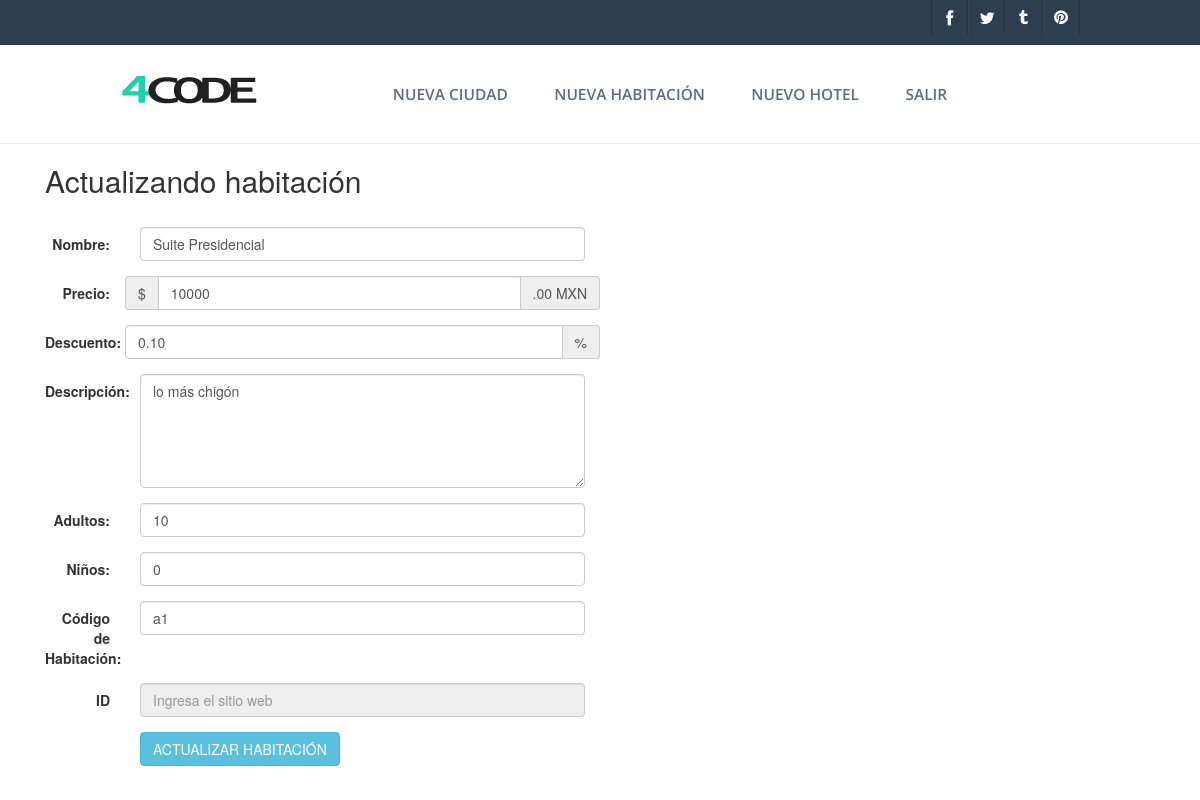
Page /actualizarHabitacion.php?Variable=1 (signed in) on the committed database.
### tables this page shows
CREATE TABLE habitacion (
id_habitacion int auto_increment primary key, 
nombre varchar(50) not null, 
precio 	int not null,
descuento DEC(4,2) not null,
descripcion varchar(100) not null,
adultos varchar(2) not null,
ninos varchar(2) not null,
numeroHabitacion varchar(2) not null,
id_hotel int not null,
FOREIGN KEY (id_hotel) REFERENCES hotel(id_hotel)
);

### actualizarHabitacion.php (the view, shortened to what this page needs)
<!DOCTYPE html>
<html>
<head>
<?php include "style.php"; ?>
</head>
<body>
      <div class="top-header" id="header">
        <div class="wrap">
        <div class="top-header-right">
          <ul>
            <li><a class="face" href="#"><span> </span></a></li>
            <li><a class="twit" href="#"><span> </span></a></li>
            <li><a class="thum" href="#"><span> </span></a></li>
            <li><a class="pin" href="#"><span> </span></a></li>
          </ul>
        </div>
      </div>
      </div>
      <div class="header">
        <div class="wrap">
        <div class="logo">
          <a href="index.html"><img src="web/images/logo.png" title="HotelesBonitos" /></a>
        </div>
<?php
include 'menuADMIN.php';
?>
      </div>
    </div>
<?php
  $mysqli = mysqli_connect("localhost", "root", "12345", "hoteles");
  $sql = "SELECT * from habitacion where id_habitacion = ".$_GET['Variable'];
  $res = mysqli_query($mysqli, $sql);
  while ($newArray = mysqli_fetch_array($res, MYSQLI_ASSOC)) {
   $nombre = $newArray['nombre'];
   $precio = $newArray['precio'];
   $descuento = $newArray['descuento'];
   $descripcion = $newArray['descripcion'];
   $adultos = $newArray['adultos'];
   $ninos = $newArray['ninos'];
   $numeroHabitacion = $newArray['numeroHabitacion'];
   ?>
 <div class='container'>
<div class="col-sm-6" align:center >
  <h2 >Actualizando habitación</h2> <br>
  <form class="form-horizontal" method="POST">
  <div class="form-group">
      <label class="control-label col-sm-2" for="nombre">Nombre:</label>
      <div class="col-sm-10">
        <input type="text" class="form-control" id="nombre" placeholder="Ingresa el nombre" name="nombre" value='<?php echo $nombre ?>' onkeypress="return letras(event);">
      </div>
    </div>
   <div class="form-group">
      <label class="control-label col-sm-2" for="precio">Precio:</label>
      <div class="input-group"s>
        <div class="input-group-addon">$</div>
        <input type="text" class="form-control" id="precio" placeholder="dinero dinero dinero" name="precio" value='<?php echo $precio ?>'  onkeypress="return num(event);">
        <div class="input-group-addon">.00 MXN</div>
      </div>
    </div>
    <div class="form-group">
      <label class="control-label col-sm-2" for="descuento">Descuento:</label>
      <div class="input-group">
        <input type="text" class="form-control" id="descuento" name="descuento" value='<?php echo $descuento ?>' onkeypress="return num(event);">
        <div class="input-group-addon">%</div>
      </div>
    </div>
     <div class="form-group">
      <label class="control-label col-sm-2" for="descripcion">Descripción:</label>
      <div class="col-sm-10">
        <textarea class="form-control" rows="5" id="descripcion" name="descripcion" ><?php echo $descripcion ?></textarea>
      </div>
    </div>
     <div class="form-group">
      <label class="control-label col-sm-2" for="adultos">Adultos:</label>
      <div class="col-sm-10">
        <input type="text" class="form-control" id="adultos" placeholder="Ingresa cantidad de adultos" name="adultos" value='<?php echo $adultos ?>' onkeypress="return num(event);">
      </div>
    </div>
      <div class="form-group">
      <label class="control-label col-sm-2" for="ninos">Niños:</label>
      <div class="col-sm-10">
        <input type="text" class="form-control" id="ninos" placeholder="Ingresa cantidad de niños" name="ninos" value='<?php echo $ninos ?>' onkeypress="return num(event);">
      </div>
    </div>
    <div class="form-group">
      <label class="control-label col-sm-2" for="web">Código de Habitación:</label>
      <div class="col-sm-10">
        <input type="text" class="form-control" id="web" placeholder="Ejemplo A12" name="web" value='<?php echo $numeroHabitacion ?>'>
      </div>
    </div>
        <div class="form-group">
      <label class="control-label col-sm-2" for="ubicacion">ID</label>
      <div class="col-sm-10">
        <input type="text" class="form-control" id="ubicacion" placeholder="Ingresa el sitio web" name="ubicacion" value='<?php echo $_SESSION['idHotel']; ?>' disabled>
      </div>
    </div>
    <div class="form-group">
      <div class="col-sm-offset-2 col-sm-10">
        <button type="submit" class="btn btn-info" name="submit" value="registrar">Actualizar habitación</button>
      </div>
    </div>
   <?php
   }
?>
</form>
</body>
</html>

### web/css/style.css (style rules this page uses)
html,body,div,span,applet,object,iframe,h1,h2,h3,h4,h5,h6,p,blockquote,pre,a,abbr,acronym,address,big,cite,code,del,dfn,em,img,ins,kbd,q,s,samp,small,strike,strong,sub,sup,tt,var,b,u,i,dl,dt,dd,ol,nav ul,nav li,fieldset,form,label,legend,table,caption,tbody,tfoot,thead,tr,th,td,article,aside,canvas,details,embed,figure,figcaption,footer,header,hgroup,menu,nav,output,ruby,section,summary,time,mark,audio,video { margin:0;padding:0;border:0;font-size:100%;font:inherit;vertical-align:baseline; }
ol,ul { list-style:none;margin:0px;padding:0px; }
a { text-decoration:none; }
img { max-width:100%; }
body { font-family: 'Open Sans', sans-serif; background:#FFF; }
.wrap { width:70%; margin:0 auto; }
.top-header { background:#2C3E50; }
.top-header-right { float:right; }
.top-header-right ul li { float: left; }
.top-header-right ul li a { display: block; padding: 0.55em; }
.top-header-right ul li a span { height:20px; width: 20px; display: block; }
.top-header-right ul li a.face span { background: url(../images/social-icons.png) no-repeat 0px 0px; }
.top-header-right ul li a.twit span { background: url(../images/social-icons.png) no-repeat -20px 0px; }
.top-header-right ul li a.thum span { background:url(../images/social-icons.png) no-repeat -38px 0px; }
.top-header-right ul li a.pin span { background:url(../images/social-icons.png) no-repeat -56px 0px; }
.top-header-right ul li { border-left: 1px ridge #36485A; border-right: 1px ridge #28323C; }
.top-header-right ul li:first-child { border-left: 1px ridge #28323C; }
.logo { float: left; margin-top: 2.2em; }
.header { border-bottom: 1px solid #eee; }
.btn { background: #2C3E50; color: #FFF; padding: 0.7em 2.2em; display: inline-block; text-transform: uppercase; transition: 0.5s all; -webkit-transition: 0.5s all; -moz-transition: 0.5s all; -o-transition: 0.5s all; border-radius: 0.3em; -webkit-border-radius: 0.3em; -moz-border-radius: 0.3em; -o-border-radius: 0.3em; font-size: 0.875em; border-bottom: 4px solid #2A323A; }
@media only screen and (max-width:1280px) and (min-width:1024px) { .wrap { width: 80%; } }

### rows in the picture
habitacion: nombre "Suite Presidencial", precio "10000", descuento "0.10", descripcion "lo más chigón", adultos "10", ninos "0", web "a1"
